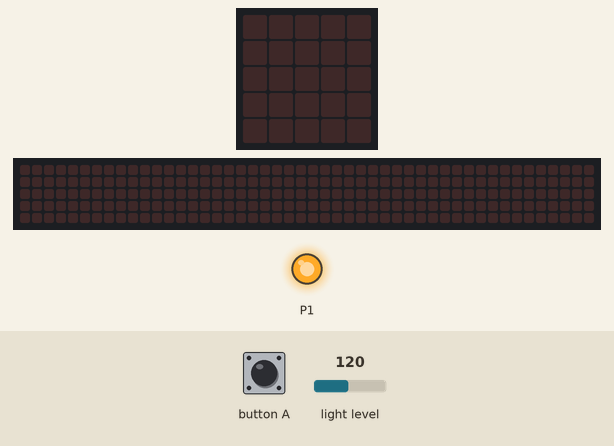
A program run on a simulated BBC micro:bit (MakeCode). On the bench: the board's 5×5 LED display, a strip that is not on the board, showing the scrolling text unrolled, output pins drawn as LEDs (lit = HIGH). Inputs (shaded band) come from the test bench; at power-on: light level 120. The 48×5 strip is a reading aid, not a part: it shows the text the display is scrolling, unrolled, one strip-width of it at a time.

Above: at 1.2 s.
1.3 s: button A pressed for 0.15 s
At 1.6 s:
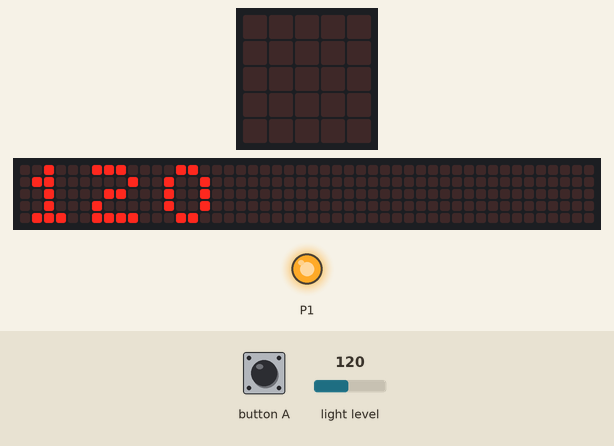
4.3 s: light level set to 123
6.5 s: light level set to 129
At 7.7 s:
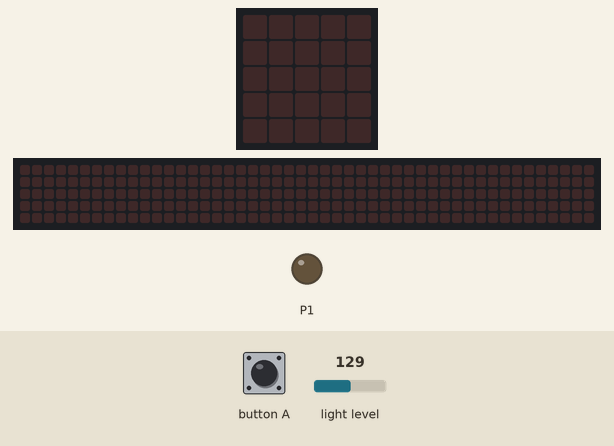
8.0 s: button A pressed for 0.15 s
At 8.3 s:
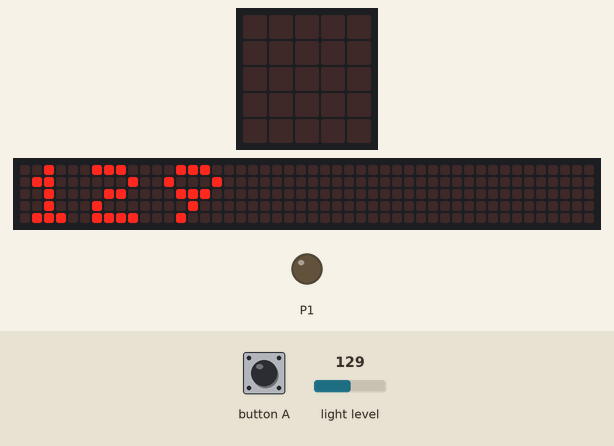
Timing chart, 0 to 11.0 s (numbered marks = the images above; inputs shaded):
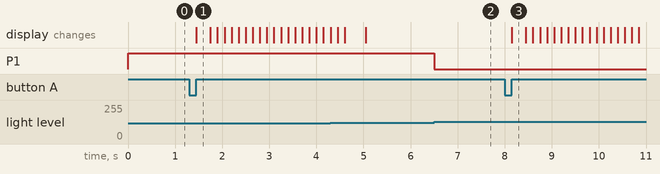

Measured:
- the behaviour switches between 125 and 126 on light level (found by bisection; images 1 and 2)
- after the input at 1.3 s, the display: changes after 0.15 s (image 1)
- after the input at 6.5 s, P1: HIGH → LOW at once
- after the input at 8.0 s, the display: changes after 0.15 s (image 3)

The program:

main.ts
```typescript
input.onButtonPressed(Button.A, function () {
    basic.showNumber(input.lightLevel())
})
basic.forever(function () {
    if (input.lightLevel() < 126) {
        pins.digitalWritePin(DigitalPin.P1, 1)
    } else {
        pins.digitalWritePin(DigitalPin.P1, 0)
    }
})
```

test.ts
```typescript
// les tests vont ici ; cela ne sera pas compilé si ce paquet est utilisé en tant qu'extension.
```
